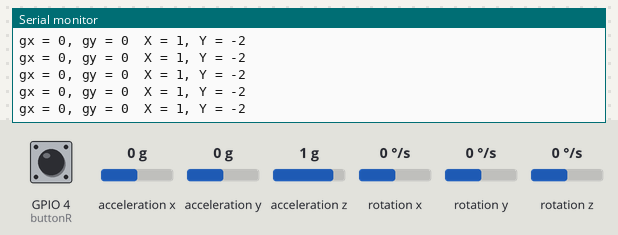
The sketch below on a simulated ESP32. Shown: the last lines printed to the serial monitor. Inputs (shaded band) come from the test bench; at power-on: acceleration x 0 g, GPIO 4 (buttonR) HIGH, acceleration y 0 g, acceleration z 1 g, rotation x 0 °/s, rotation y 0 °/s, rotation z 0 °/s. USB keyboard and mouse output is not drawn.

Above: at 1.3 s.
1.4 s: acceleration x set to -1.4 g
At 2.5 s:
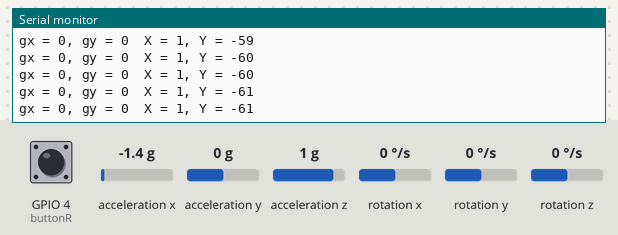
2.9 s: GPIO 4 (buttonR) pulled LOW for 0.15 s
At 2.97 s:
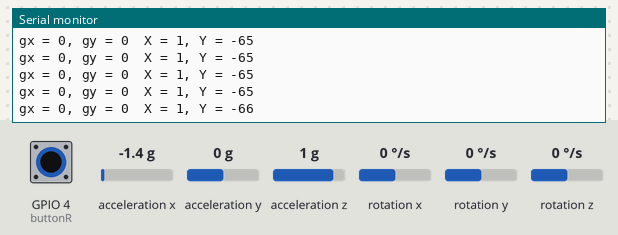
4.5 s: acceleration y set to -1.4 g
At 5.2 s:
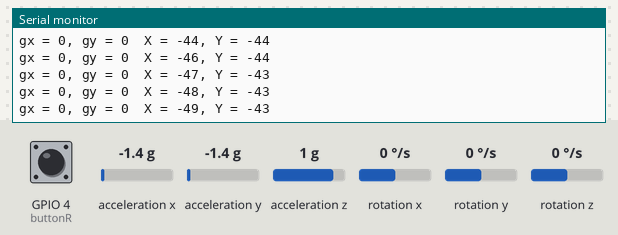
6.0 s: GPIO 4 (buttonR) pulled LOW for 1 s
At 6.08 s:
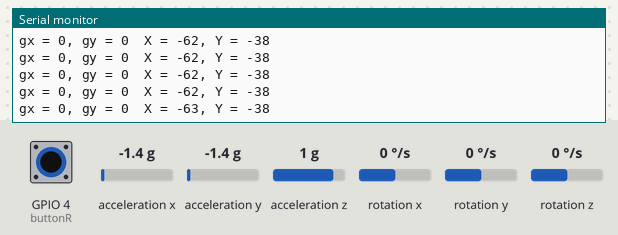
8.5 s: acceleration z set to -1.4 g
At 9.2 s:
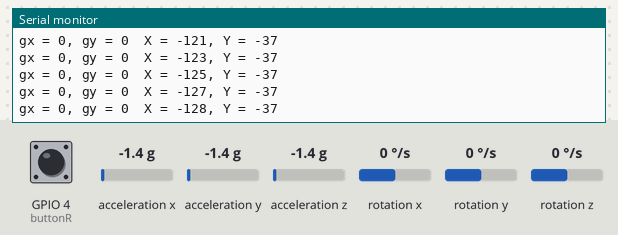
10.0 s: rotation x set to -192 °/s
At 10.6 s:
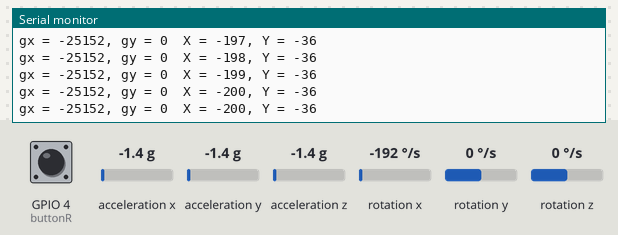
Timing chart, 0 to 12.5 s (numbered marks = the images above; inputs shaded):
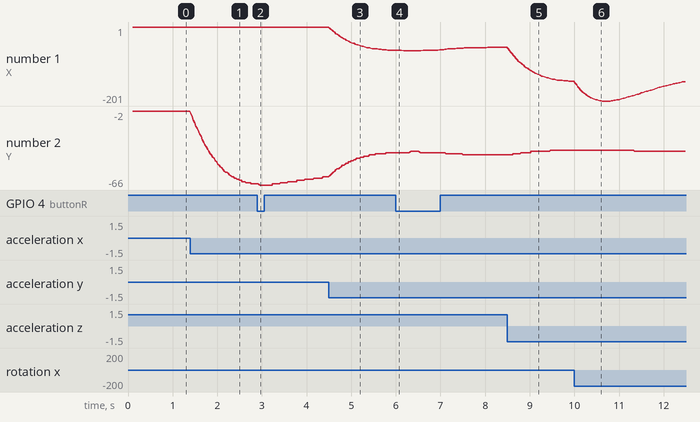

The sketch:

final_BLEmouth.ino
```cpp
#include "I2Cdev.h"
#include "Kalman.h"
#include "MPU6050.h"
#if I2CDEV_IMPLEMENTATION == I2CDEV_ARDUINO_WIRE
    #include "Wire.h"
#endif
#include <Wire.h>
#include <MPU6050.h>
#include <BleMouse.h>
#define RESTRICT_PITCH

Kalman kalmanX; // Create the Kalman instances
Kalman kalmanY;

BleMouse bleMouse;
MPU6050 imu;

int16_t accX, accY, accZ;
int16_t gyroX, gyroY, gyroZ;

double gyroXangle, gyroYangle; // Angle calculate using the gyro only
double compAngleX, compAngleY; // Calculated angle using a complementary filter
double kalAngleX, kalAngleY; // Calculated angle using a Kalman filter


uint32_t timer;
uint8_t i2cData[14]; // Buffer for I2C data

int vx, vy;
int buttonL = 0; // IO0 button
int buttonR = 4;
int buttonLstate = HIGH;
int buttonRstate = HIGH;

void setup() {
  Serial.begin(115200);
  Wire.begin();
  pinMode(buttonL, INPUT_PULLUP);
  pinMode(buttonR, INPUT_PULLUP);

  Serial.print("MPU6050 initializing");
  imu.initialize();

  delay(100);// Wait for sensor to stabilize

  imu.getAcceleration(&accX, &accY, &accZ);
  imu.getRotation(&gyroX, &gyroY, &gyroZ);

#ifdef RESTRICT_PITCH // Eq. 25 and 26
  double roll  = atan2(accY, accZ) * RAD_TO_DEG;
  double pitch = atan(-accX / sqrt(accY * accY + accZ * accZ)) * RAD_TO_DEG;
#else // Eq. 28 and 29
  double roll  = atan(accY / sqrt(accX * accX + accZ * accZ)) * RAD_TO_DEG;
  double pitch = atan2(-accX, accZ) * RAD_TO_DEG;
#endif

  kalmanX.setAngle(roll); // Set starting angle
  kalmanY.setAngle(pitch);
  gyroXangle = roll;
  gyroYangle = pitch;
  compAngleX = roll;
  compAngleY = pitch;

  timer = micros();

  while (!imu.testConnection()) { Serial.print("."); }
  Serial.println();
  Serial.println("BLE Mouse starting !");
  bleMouse.begin();
}

void loop() {

  imu.getAcceleration(&accX, &accY, &accZ);
  imu.getRotation(&gyroX, &gyroY, &gyroZ);

  double dt = (double)(micros() - timer) / 1000000; // Calculate delta time
  timer = micros();

  // Source: http://www.freescale.com/files/sensors/doc/app_note/AN3461.pdf eq. 25 and eq. 26
  // atan2 outputs the value of -π to π (radians) - see http://en.wikipedia.org/wiki/Atan2
  // It is then converted from radians to degrees
#ifdef RESTRICT_PITCH // Eq. 25 and 26
  double roll  = atan2(accY, accZ) * RAD_TO_DEG;
  double pitch = atan(-accX / sqrt(accY * accY + accZ * accZ)) * RAD_TO_DEG;
#else // Eq. 28 and 29
  double roll  = atan(accY / sqrt(accX * accX + accZ * accZ)) * RAD_TO_DEG;
  double pitch = atan2(-accX, accZ) * RAD_TO_DEG;
#endif

  double gyroXrate = gyroX / 131.0; // Convert to deg/s
  double gyroYrate = gyroY / 131.0; // Convert to deg/s

#ifdef RESTRICT_PITCH
  // This fixes the transition problem when the accelerometer angle jumps between -180 and 180 degrees
  if ((roll < -90 && kalAngleX > 90) || (roll > 90 && kalAngleX < -90)) {
    kalmanX.setAngle(roll);
    compAngleX = roll;
    kalAngleX = roll;
    gyroXangle = roll;
  } else
    kalAngleX = kalmanX.getAngle(roll, gyroXrate, dt); // Calculate the angle using a Kalman filter

  if (abs(kalAngleX) > 90)
    gyroYrate = -gyroYrate; // Invert rate, so it fits the restriced accelerometer reading
  kalAngleY = kalmanY.getAngle(pitch, gyroYrate, dt);
#else
  // This fixes the transition problem when the accelerometer angle jumps between -180 and 180 degrees
  if ((pitch < -90 && kalAngleY > 90) || (pitch > 90 && kalAngleY < -90)) {
    kalmanY.setAngle(pitch);
    compAngleY = pitch;
    kalAngleY = pitch;
    gyroYangle = pitch;
  } else
    kalAngleY = kalmanY.getAngle(pitch, gyroYrate, dt); // Calculate the angle using a Kalman filter

  if (abs(kalAngleY) > 90)
    gyroXrate = -gyroXrate; // Invert rate, so it fits the restriced accelerometer reading
  kalAngleX = kalmanX.getAngle(roll, gyroXrate, dt); // Calculate the angle using a Kalman filter
#endif

  gyroXangle += gyroXrate * dt; // Calculate gyro angle without any filter
  gyroYangle += gyroYrate * dt;
  //gyroXangle += kalmanX.getRate() * dt; // Calculate gyro angle using the unbiased rate
  //gyroYangle += kalmanY.getRate() * dt;

  compAngleX = 0.93 * (compAngleX + gyroXrate * dt) + 0.07 * roll; // Calculate the angle using a Complimentary filter
  compAngleY = 0.93 * (compAngleY + gyroYrate * dt) + 0.07 * pitch;

  // Reset the gyro angle when it has drifted too much
  if (gyroXangle < -180 || gyroXangle > 180)
    gyroXangle = kalAngleX;
  if (gyroYangle < -180 || gyroYangle > 180)
    gyroYangle = kalAngleY;


  vx =  (kalAngleX)+1;
  vy = -(kalAngleY)-2;

  Serial.print("gx = ");   Serial.print(gyroX);
  Serial.print(", gy = "); Serial.print(gyroY);
  Serial.print("\t");
  Serial.print("X = ");    Serial.print(vx);
  Serial.print(", Y = ");  Serial.println(vy);

  bleMouse.move(vx, vy);

  buttonLstate = digitalRead(buttonL);
  buttonRstate = digitalRead(buttonR);

  if (buttonLstate == LOW) { // press button to Ground
    bleMouse.click(MOUSE_LEFT);
    delay(50);
  }
  else if(buttonRstate == LOW) { // press button to Ground
    bleMouse.click(MOUSE_RIGHT);
    delay(25);
  }
  delay(25);
}
```

Kalman.cpp
```cpp
// (licence header left out)
#include "Kalman.h"

Kalman::Kalman() {
    /* We will set the variables like so, these can also be tuned by the user */
    Q_angle = 0.001f;
    Q_bias = 0.003f;
    R_measure = 0.03f;

    angle = 0.0f; // Reset the angle
    bias = 0.0f; // Reset bias

    P[0][0] = 0.0f; // Since we assume that the bias is 0 and we know the starting angle (use setAngle), the error covariance matrix is set like so - see: http://en.wikipedia.org/wiki/Kalman_filter#Example_application.2C_technical
    P[0][1] = 0.0f;
    P[1][0] = 0.0f;
    P[1][1] = 0.0f;
};

// The angle should be in degrees and the rate should be in degrees per second and the delta time in seconds
float Kalman::getAngle(float newAngle, float newRate, float dt) {
    // KasBot V2  -  Kalman filter module - http://www.x-firm.com/?page_id=145
    // Modified by Kristian Lauszus
    // See my blog post for more information: http://blog.tkjelectronics.dk/2012/09/a-practical-approach-to-kalman-filter-and-how-to-implement-it

    // Discrete Kalman filter time update equations - Time Update ("Predict")
    // Update xhat - Project the state ahead
    /* Step 1 */
    rate = newRate - bias;
    angle += dt * rate;

    // Update estimation error covariance - Project the error covariance ahead
    /* Step 2 */
    P[0][0] += dt * (dt*P[1][1] - P[0][1] - P[1][0] + Q_angle);
    P[0][1] -= dt * P[1][1];
    P[1][0] -= dt * P[1][1];
    P[1][1] += Q_bias * dt;

    // Discrete Kalman filter measurement update equations - Measurement Update ("Correct")
    // Calculate Kalman gain - Compute the Kalman gain
    /* Step 4 */
    float S = P[0][0] + R_measure; // Estimate error
    /* Step 5 */
    float K[2]; // Kalman gain - This is a 2x1 vector
    K[0] = P[0][0] / S;
    K[1] = P[1][0] / S;

    // Calculate angle and bias - Update estimate with measurement zk (newAngle)
    /* Step 3 */
    float y = newAngle - angle; // Angle difference
    /* Step 6 */
    angle += K[0] * y;
    bias += K[1] * y;

    // Calculate estimation error covariance - Update the error covariance
    /* Step 7 */
    float P00_temp = P[0][0];
    float P01_temp = P[0][1];

    P[0][0] -= K[0] * P00_temp;
    P[0][1] -= K[0] * P01_temp;
    P[1][0] -= K[1] * P00_temp;
    P[1][1] -= K[1] * P01_temp;

    return angle;
};

void Kalman::setAngle(float angle) { this->angle = angle; }; // Used to set angle, this should be set as the starting angle
float Kalman::getRate() { return this->rate; }; // Return the unbiased rate

/* These are used to tune the Kalman filter */
void Kalman::setQangle(float Q_angle) { this->Q_angle = Q_angle; };
void Kalman::setQbias(float Q_bias) { this->Q_bias = Q_bias; };
void Kalman::setRmeasure(float R_measure) { this->R_measure = R_measure; };

float Kalman::getQangle() { return this->Q_angle; };
float Kalman::getQbias() { return this->Q_bias; };
float Kalman::getRmeasure() { return this->R_measure; };
```

Kalman.h
```cpp
// (licence header left out)
#ifndef _Kalman_h_
#define _Kalman_h_

class Kalman {
public:
    Kalman();

    // The angle should be in degrees and the rate should be in degrees per second and the delta time in seconds
    float getAngle(float newAngle, float newRate, float dt);

    void setAngle(float angle); // Used to set angle, this should be set as the starting angle
    float getRate(); // Return the unbiased rate

    /* These are used to tune the Kalman filter */
    void setQangle(float Q_angle);
    /**
     * setQbias(float Q_bias)
     * Default value (0.003f) is in Kalman.cpp.
     * Raise this to follow input more closely,
     * lower this to smooth result of kalman filter.
     */
    void setQbias(float Q_bias);
    void setRmeasure(float R_measure);

    float getQangle();
    float getQbias();
    float getRmeasure();

private:
    /* Kalman filter variables */
    float Q_angle; // Process noise variance for the accelerometer
    float Q_bias; // Process noise variance for the gyro bias
    float R_measure; // Measurement noise variance - this is actually the variance of the measurement noise

    float angle; // The angle calculated by the Kalman filter - part of the 2x1 state vector
    float bias; // The gyro bias calculated by the Kalman filter - part of the 2x1 state vector
    float rate; // Unbiased rate calculated from the rate and the calculated bias - you have to call getAngle to update the rate

    float P[2][2]; // Error covariance matrix - This is a 2x2 matrix
};

#endif
```

Measured:
- after the input at 1.4 s, the serial monitor: prints a new line at once (image 1)
- after the input at 2.9 s, the serial monitor: prints a new line after 0.06 s (image 2)
- after the input at 4.5 s, the serial monitor: prints a new line at once (image 3)
- after the input at 6.0 s, the serial monitor: prints a new line after 0.07 s (image 4)
- after the input at 8.5 s, the serial monitor: prints a new line at once (image 5)
- after the input at 10.0 s, the serial monitor: prints a new line at once (image 6)
- plotted number 1: -54 → -147 after the input at 8.5 s, -147 → -148 after the input at 10.0 s
- plotted number 2: -2 → -65 after the input at 1.4 s, -59 → -38 after the input at 4.5 s, -40 → -36 after the input at 8.5 s
